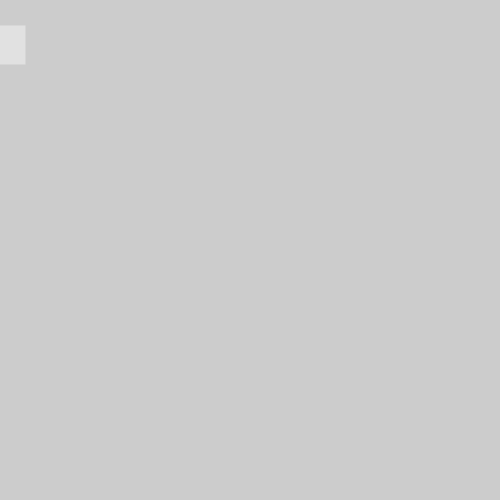
Frame 1 (no input)
Frame 60 (the mouse pressed at the canvas centre just before this capture): identical to frame 1, image omitted
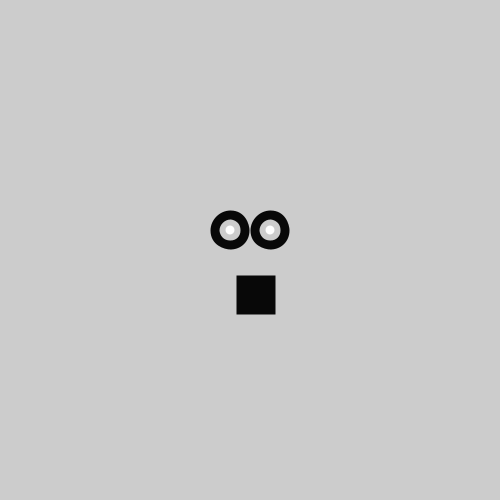
Frame 120 (the mouse held since frame 60 and released just before this capture)

The Processing sketch that drew these frames (run headless with seeded random() and noise(); from frame 60 on, the mouse is pressed at the canvas centre):

// Processing sketch: processing_103285
// ── processing_103285.pde

//Eric Hines
//7-8-13
//Happy Face
//describing things is too hard

void setup(){
  size(500, 500);
  smooth();
  strokeWeight(30);
}

void draw(){
  background(204);
  stroke(102);
  if(mousePressed) {
    stroke(8);   
  }else{
    stroke(225);
  }
  rect(mouseX+1,mouseY+40,9,9);
 ellipse (mouseX-20,mouseY-20,9,9);
  ellipse(mouseX+20,mouseY-20,9,9);

}
